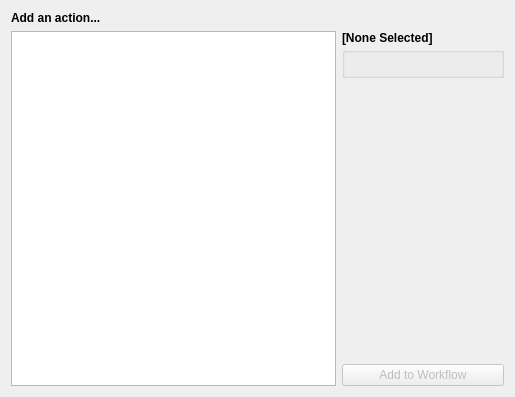
<?xml version="1.0" encoding="UTF-8"?>
<ui version="4.0">
 <class>AMAddActionDialog</class>
 <widget class="QDialog" name="AMAddActionDialog">
  <property name="geometry">
   <rect>
    <x>0</x>
    <y>0</y>
    <width>515</width>
    <height>397</height>
   </rect>
  </property>
  <property name="windowTitle">
   <string>Add Action...</string>
  </property>
  <layout class="QVBoxLayout" name="verticalLayout_3">
   <item>
    <widget class="QLabel" name="titleLabel">
     <property name="font">
      <font>
       <weight>75</weight>
       <bold>true</bold>
      </font>
     </property>
     <property name="text">
      <string>Add an action...</string>
     </property>
    </widget>
   </item>
   <item>
    <layout class="QHBoxLayout" name="horizontalLayout" stretch="2,1">
     <item>
      <widget class="QListWidget" name="actionsListWidget">
       <property name="viewMode">
        <enum>QListView::IconMode</enum>
       </property>
      </widget>
     </item>
     <item>
      <layout class="QVBoxLayout" name="verticalLayout">
       <property name="spacing">
        <number>2</number>
       </property>
       <item>
        <widget class="QLabel" name="actionNameLabel">
         <property name="font">
          <font>
           <weight>75</weight>
           <bold>true</bold>
          </font>
         </property>
         <property name="text">
          <string>[None Selected]</string>
         </property>
         <property name="wordWrap">
          <bool>true</bool>
         </property>
        </widget>
       </item>
       <item>
        <widget class="QGroupBox" name="actionDescriptionGroupBox">
         <property name="title">
          <string/>
         </property>
         <layout class="QVBoxLayout" name="verticalLayout_2">
          <property name="margin">
           <number>4</number>
          </property>
          <item>
           <widget class="QLabel" name="actionDescription">
            <property name="text">
             <string/>
            </property>
            <property name="alignment">
             <set>Qt::AlignLeading|Qt::AlignLeft|Qt::AlignTop</set>
            </property>
            <property name="wordWrap">
             <bool>true</bool>
            </property>
           </widget>
          </item>
         </layout>
        </widget>
       </item>
       <item>
        <spacer name="verticalSpacer">
         <property name="orientation">
          <enum>Qt::Vertical</enum>
         </property>
         <property name="sizeHint" stdset="0">
          <size>
           <width>20</width>
           <height>40</height>
          </size>
         </property>
        </spacer>
       </item>
       <item>
        <widget class="QPushButton" name="addToWorkflowButton">
         <property name="enabled">
          <bool>false</bool>
         </property>
         <property name="text">
          <string>Add to Workflow</string>
         </property>
        </widget>
       </item>
      </layout>
     </item>
    </layout>
   </item>
  </layout>
 </widget>
 <resources/>
 <connections/>
</ui>
